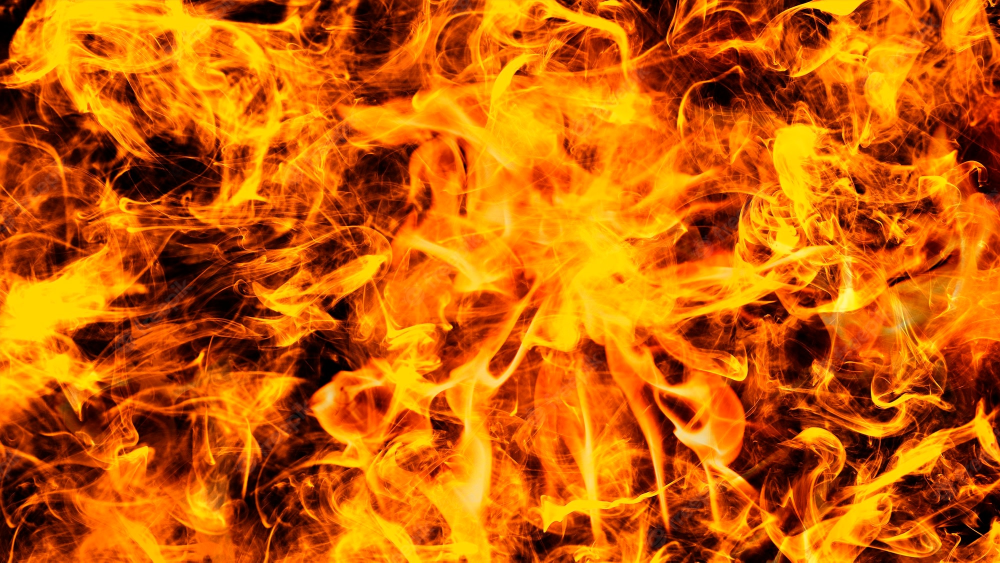
#> input picture logos_background/photos/fire.jpg, 2000 x 1125 px, given in place of pepsi.png, which was not available (shown at 1/2 size)
$ python script.py
#> lines starting #> are read from the running program, lines starting #| are printed output that depends on the picture; after the words box and inside, x2 and y2 are one past the last pixel; in counts of white or black regions, pixels touching at a corner belong together; pictures that were not available may be replaced by others from this repository, and a replacement may not be noted
#> further down, foreground is the input picture: shape (1125, 2000, 3); mean B, G, R 4.5, 96.1, 200.1
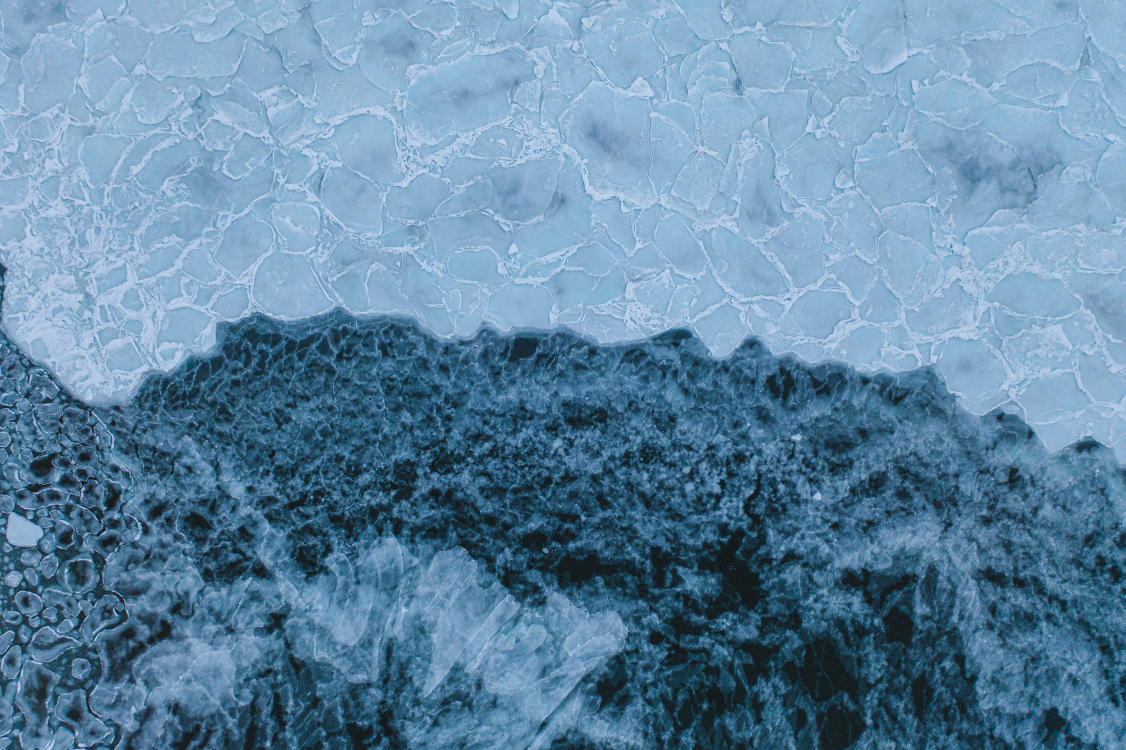
#> input picture logos_background/photos/ice.jpeg, 2252 x 1500 px (shown at 1/2 size)
#> further down, background is the input picture: shape (1500, 2252, 3); mean B, G, R 164.1, 135.4, 97
from turtle import back
import cv2 as cv
import numpy as np

def rescaleImage(image, w_scale=0.75, h_scale=0.75):
    width = int(image.shape[1]*w_scale)
    height = int(image.shape[0]*h_scale)
    dim = (width, height)
    return cv.resize(image, dim, interpolation=cv.INTER_AREA)

def mergeImages(foreground, background):
    foreground_dim = foreground.shape
#> foreground_dim = (1125, 2000, 3)
    background_dim = background.shape
#> background_dim = (1500, 2252, 3)

    # [10 lines of commented-out code are left out]

    foreground_rescale = foreground
    w_scale = foreground.shape[1]/background.shape[1]
#> w_scale = 0.888
    h_scale = foreground.shape[0]/background.shape[0]
#> h_scale = 0.75
    background_rescale = rescaleImage(background, w_scale, h_scale)
#> in rescaleImage, `return cv.resize(image, dim, interpolation=cv.INTER_AREA)`:
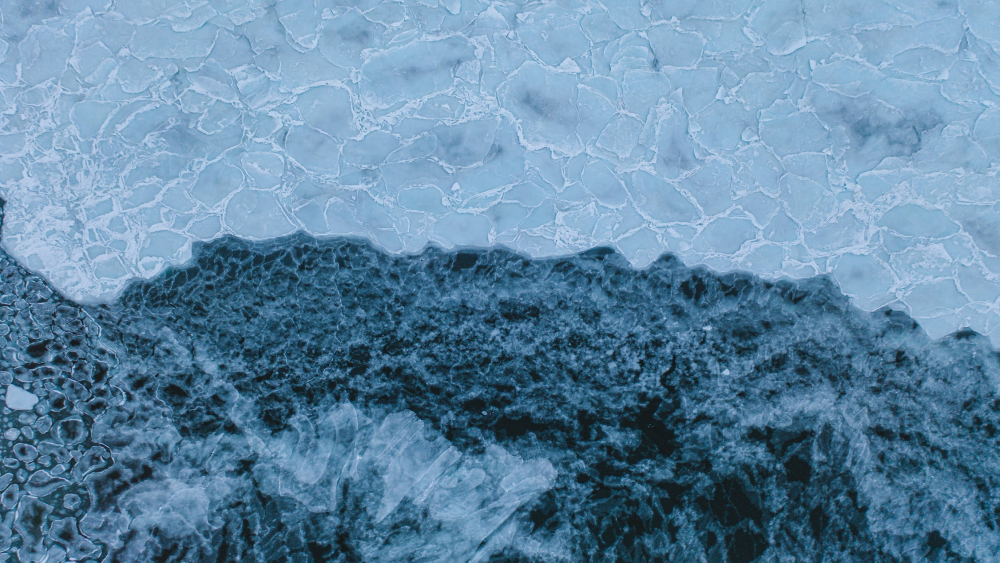
#> returned value: shape (1125, 2000, 3) (shown at 1/2 size); mean of channels 0, 1, 2 164.1, 135.4, 97; drawn as B, G, R

    foreground_gray = cv.cvtColor(foreground_rescale, cv.COLOR_RGB2GRAY)
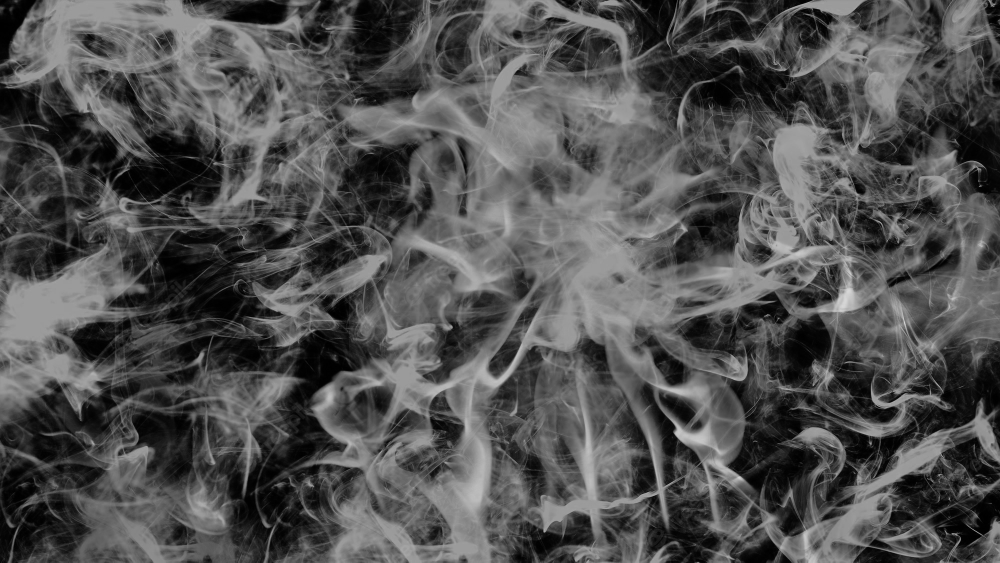
#> foreground_gray: shape (1125, 2000) (shown at 1/2 size); min 0, max 218, mean 80.6

    retval, foreground_mask = cv.threshold(foreground_gray, 100, 255, cv.THRESH_BINARY)
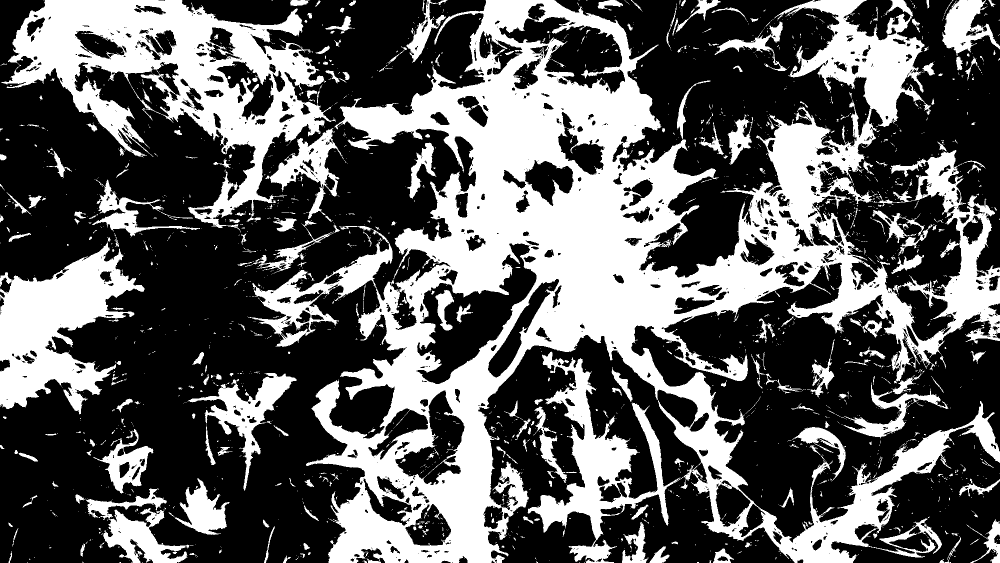
#> foreground_mask: shape (1125, 2000) (shown at 1/2 size); 37% white; 2354 white regions (1996 under 20 px), largest, box (x1, y1, x2, y2) and area: (495, 0, 2000, 1125) 560914, (3, 0, 672, 465) 102587, (0, 474, 289, 829) 47894

    foreground_mask_inv = cv.bitwise_not(foreground_mask)

    background_image = cv.bitwise_and(background_rescale, background_rescale, mask=foreground_mask)
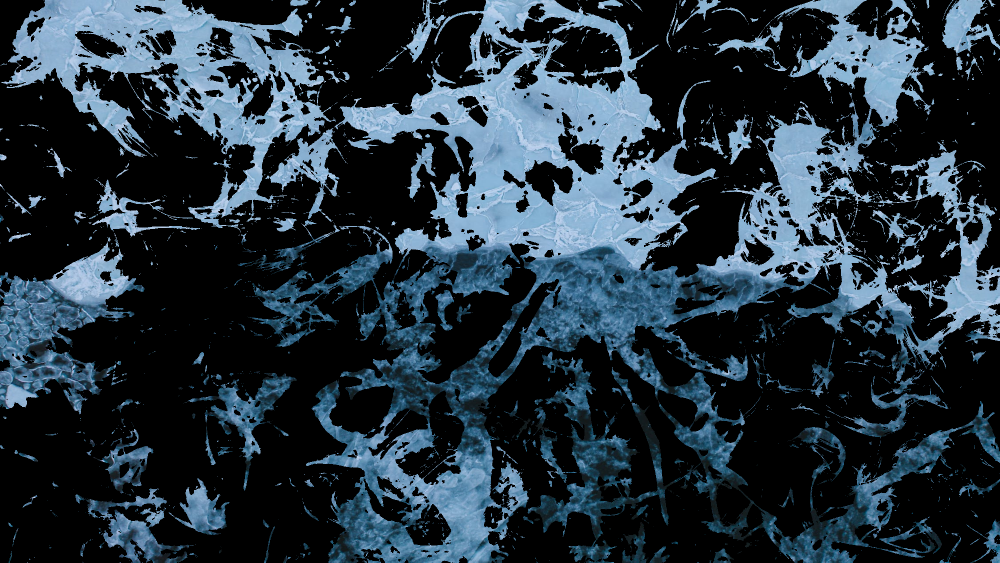
#> background_image: shape (1125, 2000, 3) (shown at 1/2 size); mean B, G, R 62.5, 51.7, 37.5
    foreground_image = cv.bitwise_and(foreground_rescale, foreground_rescale, mask=foreground_mask_inv)
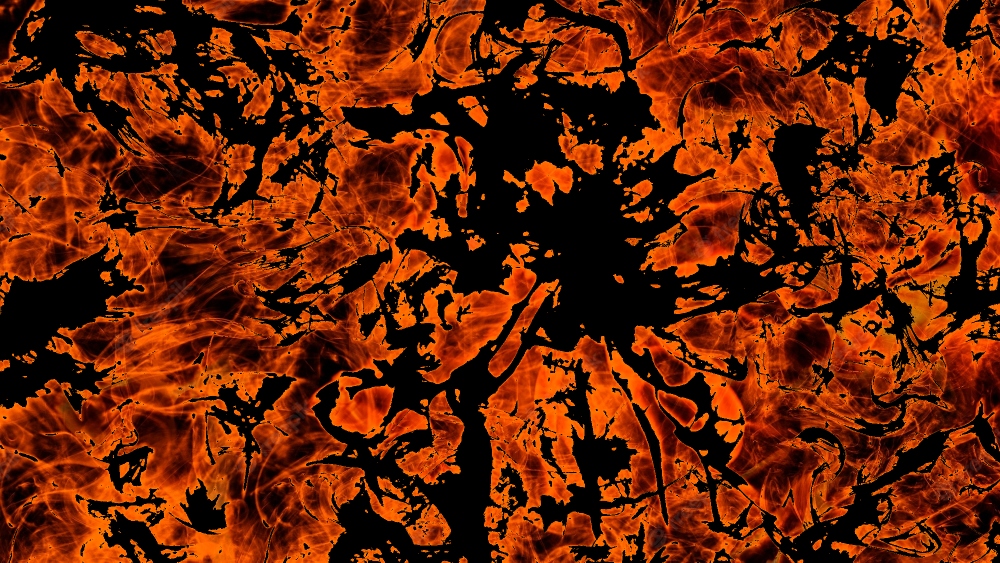
#> foreground_image: shape (1125, 2000, 3) (shown at 1/2 size); mean B, G, R 1.7, 34.2, 106.2

    new_image = cv.add(background_image, foreground_image)
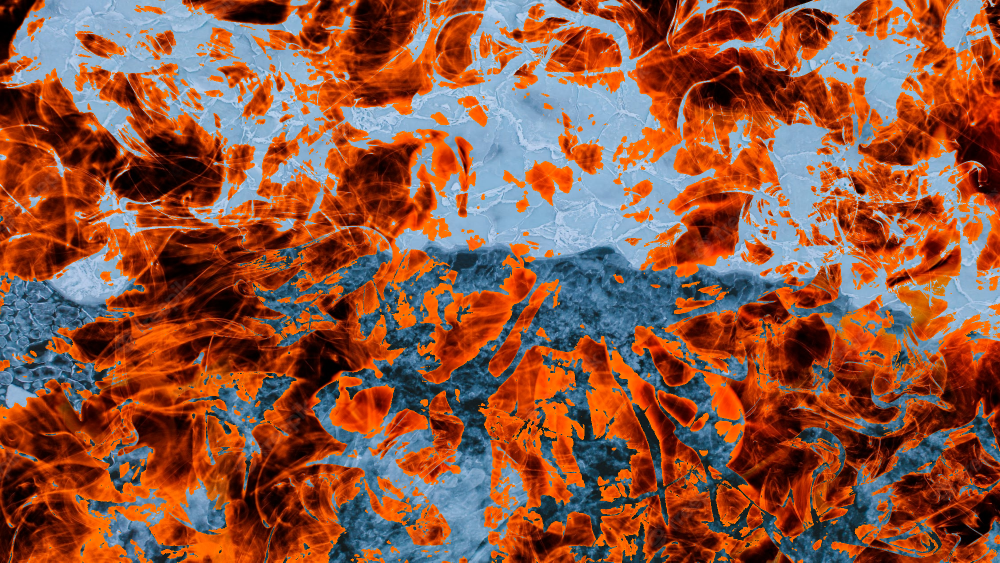
#> new_image: shape (1125, 2000, 3) (shown at 1/2 size); mean B, G, R 64.2, 85.8, 143.7

    cv.imshow('Foreground', foreground_rescale)
    cv.imshow('Background', background_rescale)
    cv.imshow('Foreground Gray', foreground_gray)
    cv.imshow('Foreground Mask', foreground_mask)
    cv.imshow('Foreground Mask Inverted', foreground_mask_inv)
    cv.imshow('Foreground Image', foreground_image)
    cv.imshow('Background Image', background_image)
    # cv.imshow('New Image',new_image)

    return new_image


foreground = cv.imread('logos/pepsi.png')
background = cv.imread('photos/ice.jpeg')
new_image = mergeImages(foreground, background)

cv.imshow('New Image', new_image)

cv.waitKey(0)
